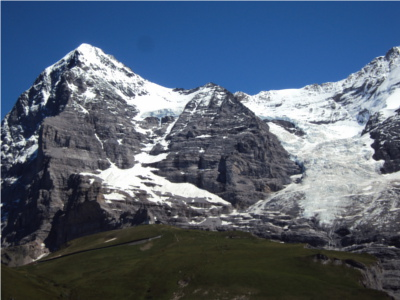
#> input picture test_img/1Hill.JPG, 400 x 300 px
$ python demo_script.py
#> lines starting #> are read from the running program, lines starting #| are printed output that depends on the picture; after the words box and inside, x2 and y2 are one past the last pixel; in counts of white or black regions, pixels touching at a corner belong together
### helper.py
'''
Author: Dewang Sultania, Nanda Kishore
  Date created: 10/31/2018
'''

import numpy as np
from scipy.interpolate import RegularGridInterpolator
import matplotlib.pyplot as plt
from scipy import signal

from corner_detector import corner_detector
from anms import anms
from feat_desc import feat_desc
from feat_match import feat_match
from est_homography import est_homography
from ransac_est_homography import ransac_est_homography
from seamlessCloningPoisson import seamlessCloningPoisson

ALPHA_BLENDING = 0
GRADIENT_BLENDING = 1

def rgb2gray(I_rgb):
    r, g, b = I_rgb[:, :, 0], I_rgb[:, :, 1], I_rgb[:, :, 2]
    I_gray = 0.2989 * r + 0.5870 * g + 0.1140 * b
    return I_gray

class Helper:

    def __init__(self, img_left, img_center, img_right, stitching_mode):
        self.img_left = img_left
        self.img_center = img_center
        self.img_right = img_right
        self.img_left_gray = rgb2gray(img_left)
        self.img_center_gray = rgb2gray(img_center)
        self.img_right_gray = rgb2gray(img_right)
        self.stitching_mode = stitching_mode

    def corner_detectors(self):
        self.cimg_left = corner_detector(self.img_left_gray)
        self.cimg_center = corner_detector(self.img_center_gray)
        self.cimg_right = corner_detector(self.img_right_gray)


    def anms_outputs(self):
        self.x_left, self.y_left, self.rmax_left = anms(\
        self.cimg_left, 250)
        self.x_center, self.y_center, self.rmax_center = anms(\
        self.cimg_center, 250)
        self.x_right, self.y_right, self.rmax_right = anms(\
        self.cimg_right, 250)

    def feature_outputs(self):
        self.features_left = feat_desc(self.img_left_gray, \
        self.x_left, self.y_left)
        self.features_center = feat_desc(self.img_center_gray, \
        self.x_center, self.y_center)
        self.features_right = feat_desc(self.img_right_gray, \
        self.x_right, self.y_right)

    def matches(self):
        self.matches_left_center = feat_match(self.features_left,\
        self.features_center)
        self.matches_center_right = feat_match(self.features_right,\
        self.features_center)

    # [50 lines left out: function plots, not called in this run]

    def stitch_left(self):


        match = self.matches_left_center
        self.x1 = self.x_left[match!=-1]
        self.y1 = self.y_left[match!=-1]
        self.x2 = self.x_center[match[match!=-1]].reshape(-1)
        self.y2 = self.y_center[match[match!=-1]].reshape(-1)
        H, inlier_inds = ransac_est_homography(self.x1, self.y1, self.x2, self.y2\
        , 0.5)

        self.inlier_x1 = self.x1[inlier_inds].reshape(-1)
        self.inlier_x2 = self.x2[inlier_inds].reshape(-1)
        self.inlier_y1 = self.y1[inlier_inds].reshape(-1)
        self.inlier_y2 = self.y2[inlier_inds].reshape(-1)
        H = est_homography(self.inlier_x1, self.inlier_y1, self.inlier_x2, \
        self.inlier_y2)


        corner_pts = np.dot(H, np.array([[0, \
        self.img_left.shape[1], self.img_left.shape[1], 0], \
        [0, 0, self.img_left.shape[0], self.img_left.shape[0]], [1, 1, 1, 1]]))

        corner_pts = corner_pts[:2,:]/corner_pts[2,:]

        top_padding = np.int32(np.amin(corner_pts[1,:]))
        bottom_padding = np.int32(np.amax(corner_pts[1,:]))
        left_padding = np.int32(np.amin(corner_pts[0,:]))
        right_padding = np.int32(np.amax(corner_pts[0,:]))
        paddings = [top_padding, bottom_padding, left_padding, right_padding]
        img_left_interpolator = RegularGridInterpolator((np.arange(\
        self.img_left.shape[0]), np.arange(self.img_left.shape[1])), \
        self.img_left, bounds_error=False, fill_value=0)

        output_shape = (bottom_padding - top_padding, \
        right_padding - left_padding)
        H_inv = np.linalg.inv(H)

        x,y = np.meshgrid(np.arange(top_padding, bottom_padding), \
        np.arange(left_padding, right_padding))
        x = x.flatten()
        y = y.flatten()
        pstns = np.block([[y], [x], [np.ones((1, x.size))]])
        new_pstns = np.dot(H_inv, pstns)
        new_pstns = new_pstns[:2]/new_pstns[2]
        x = new_pstns[0,:].reshape(output_shape[0], output_shape[1], order='F')
        y = new_pstns[1,:].reshape(output_shape[0], output_shape[1], order='F')
        pts = np.dstack((y,x))
        img_left_warped = np.uint8(img_left_interpolator(pts))

        abs_top = min(paddings[0], 0)
        abs_bottom = max(paddings[1], self.img_center.shape[0])
        height = np.abs(abs_bottom - abs_top)
        abs_left = min(paddings[2],0)
        abs_right = max(self.img_center.shape[1], paddings[3])
        width = np.abs(abs_right - abs_left)

        img_left_padded = np.zeros((height, width, 3))
        img_left_padded[paddings[0]-abs_top:paddings[1]-abs_top, \
        paddings[2]-abs_left:paddings[3]-abs_left, :] = img_left_warped
        img_center_padded = np.zeros((height, width, 3))
        img_center_padded[0-abs_top:self.img_center.shape[0]-abs_top, \
        0-abs_left:self.img_center.shape[1]-abs_left:, :] = self.img_center
        paddings = [abs_top, abs_bottom, abs_left, abs_right]

        overlapping_indices = np.logical_and([img_left_padded != 0], \
        [img_center_padded != 0])[0]
        if self.stitching_mode == GRADIENT_BLENDING:
            mask = overlapping_indices[:,:,0]
            src_img = img_center_padded.copy()
            target_img = img_center_padded + img_left_padded
            target_img[overlapping_indices] = 0
            img_stitched = seamlessCloningPoisson(src_img, target_img, mask, 0, 0)
        else:
            img_center_padded[overlapping_indices] = img_center_padded[\
            overlapping_indices]/2
            img_left_padded[overlapping_indices] = img_left_padded[\
            overlapping_indices]/2
            img_stitched = np.uint8((img_center_padded + img_left_padded))

        return img_stitched, paddings

    # [80 lines left out: function stitch_right, not called in this run]

    def execute(self):
        self.corner_detectors()
        self.anms_outputs()
        self.feature_outputs()
        self.matches()
        img_left_stitched, paddings_left = self.stitch_left()
        img_right_stitched, paddings_right = self.stitch_right()
        self.plots()
        return img_left_stitched, paddings_left, img_right_stitched, paddings_right

### corner_detector.py
'''
  File name: corner_detector.py
  Author: Dewang Sultania, Nanda Kishore
  Date created: 10/31/2018
'''

'''
  File clarification:
    Detects corner features in an image. You can probably find free “harris” corner detector on-line,
    and you are allowed to use them.
    - Input img: H × W matrix representing the gray scale input image.
    - Output cimg: H × W matrix representing the corner metric matrix.
'''

from skimage.feature import corner_harris

def corner_detector(img):
    # Your Code Here
    cimg = corner_harris(img, 2, 3, 0.04)
    return cimg

### anms.py
'''
  File name: anms.py
  Author: Dewang Sultania, Nanda Kishore
  Date created: 10/31/2018
'''

'''
  File clarification:
    Implement Adaptive Non-Maximal Suppression. The goal is to create an uniformly distributed
    points given the number of feature desired:
    - Input cimg: H × W matrix representing the corner metric matrix.
    - Input max_pts: the number of corners desired.
    - Outpuy x: N × 1 vector representing the column coordinates of corners.
    - Output y: N × 1 vector representing the row coordinates of corners.
    - Output rmax: suppression radius used to get max pts corners.
'''

import numpy as np
import matplotlib.pyplot as plt

def anms(cimg, max_pts):

    thresh = 0.35

    threshold = np.amin(cimg) + thresh*abs(np.amax(cimg) - np.amin(cimg))
    cimg_thresh = cimg.copy()
    cimg_thresh[cimg > threshold] = 1
    cimg_thresh[cimg_thresh != 1] = 0

    total_features = cimg_thresh[cimg_thresh == 1].size
    if total_features < max_pts:
        print('Please decrease the threshold, there are too few points')
        exit()
    elif total_features > 35000:
        print('Please increase the threshold, there are too many points')
        exit()

    i, j = np.meshgrid(range(cimg_thresh.shape[0]), range(cimg_thresh.shape[1]), indexing='ij')
    i, j = i.astype(float), j.astype(float)
    index_i = i[cimg_thresh == 1].reshape(total_features, 1)
    index_j = j[cimg_thresh == 1].reshape(total_features, 1)
    intensity = cimg[cimg_thresh == 1].reshape(total_features, 1)

    distance_map = (index_i - np.transpose(index_i))**2 + (index_j - np.transpose(index_j))**2

    binary_map = intensity < 0.9*np.transpose(intensity)

    min_radius = binary_map*distance_map
    min_radius[min_radius == 0] = np.inf
    min_radius = np.amin(min_radius, axis=1)
    sorted_indices = np.argsort(min_radius)[::-1]

    min_radius = min_radius[sorted_indices]
    index_i = index_i[sorted_indices]
    index_j = index_j[sorted_indices]

    x = index_j[:max_pts]
    y = index_i[:max_pts]
    rmax = min_radius[max_pts-1]
    return x, y, rmax

### feat_desc.py
'''
  File name: feat_desc.py
  Author: Dewang Sultania, Nanda Kishore
  Date created: 10/31/2018
      '''

'''
  File clarification:
    Extracting Feature Descriptor for each feature point. You should use the subsampled image around each point feature,
    just extract axis-aligned 8x8 patches. Note that it’s extremely important to sample these patches from the larger 40x40
    window to have a nice big blurred descriptor.
    - Input img: H × W matrix representing the gray scale input image.
    - Input x: N × 1 vector representing the column coordinates of corners.
    - Input y: N × 1 vector representing the row coordinates of corners.
    - Outpuy descs: 64 × N matrix, with column i being the 64 dimensional descriptor (8 × 8 grid linearized) computed at location (xi , yi) in img.
'''

import numpy as np
from scipy.signal import convolve2d
from scipy.interpolate import RegularGridInterpolator

def GaussianPDF_1D(mu, sigma, length):

  half_len = length / 2

  if np.remainder(length, 2) == 0:
    ax = np.arange(-half_len, half_len, 1)
  else:
    ax = np.arange(-half_len, half_len + 1, 1)

  ax = ax.reshape([-1, ax.size])
  denominator = sigma * np.sqrt(2 * np.pi)
  nominator = np.exp( -np.square(ax - mu) / (2 * sigma * sigma) )

  return nominator / denominator

'''
  Generate two dimensional Gaussian distribution
  - input mu: the mean of pdf
  - input sigma: the standard derivation of pdf
  - input row: length in row axis
  - input column: length in column axis
  - output: a 2D matrix represents two dimensional Gaussian distribution
'''
def GaussianPDF_2D(mu, sigma, row, col):
  # create row vector as 1D Gaussian pdf
  g_row = GaussianPDF_1D(mu, sigma, row)
  # create column vector as 1D Gaussian pdf
  g_col = GaussianPDF_1D(mu, sigma, col).transpose()
  return convolve2d(g_row, g_col, 'full')

def feat_desc(img, x, y):
    # Your Code Here
    padded_img = np.pad(img, ((19, 20), (19, 20)), mode='symmetric')
    kernel = GaussianPDF_2D(0,1,5,5)
    gaussian_blur = convolve2d(padded_img, kernel, mode='same', boundary='symm')
    N = x.size
    index_i, index_j = np.meshgrid(np.arange(-18, 19, 5), np.arange(-18, 19, 5), indexing='ij')
    index_i = index_i.flatten()
    index_j = index_j.flatten()
    index_i = np.tile(index_i, (N, 1))
    index_j = np.tile(index_j, (N, 1))
    index_i = np.uint32(index_i + y.reshape(N, 1) + 19)
    index_j = np.uint32(index_j + x.reshape(N, 1) + 19)
    descs = gaussian_blur[index_i, index_j]
    descs = (descs - np.mean(descs))/np.std(descs)
    return descs.T

### feat_match.py
'''
  File name: feat_match.py
  Author: Dewang Sultania, Nanda Kishore
  Date created: 10/31/2018
'''

'''
  File clarification:
    Matching feature descriptors between two images. You can use k-d tree to find the k nearest neighbour.
    Remember to filter the correspondences using the ratio of the best and second-best match SSD. You can set the threshold to 0.6.
    - Input descs1: 64 × N1 matrix representing the corner descriptors of first image.
    - Input descs2: 64 × N2 matrix representing the corner descriptors of second image.
    - Outpuy match: N1 × 1 vector where match i points to the index of the descriptor in descs2 that matches with the
                    feature i in descriptor descs1. If no match is found, you should put match i = −1.
'''

import numpy as np
from annoy import AnnoyIndex

def feat_match(descs1, descs2):
    # Your Code Here
    tree = AnnoyIndex(64)
    for index in range(descs2.shape[1]):
        tree.add_item(index, descs2[:,index])
    tree.build(10)
    match = np.zeros((descs1.shape[1], 1))
    distances = np.zeros((descs1.shape[1], 2))
    for index in range(descs1.shape[1]):
        ind, dis = tree.get_nns_by_vector(descs1[:,index], 2, include_distances=True)
        match[index] = np.array(ind[0])
        distances[index, :] = np.array(dis)
    distances = distances[:,0]/distances[:,1]
    match[distances > 0.6] = -1
    return np.int64(match)

### mymosaic.py
'''
  File name: mymosaic.py
  Author: Dewang Sultania, Nanda Kishore
  Date created: 10/31/2018
'''

'''
  File clarification:
    Produce a mosaic by overlaying the pairwise aligned images to create the final mosaic image. If you want to implement
    imwarp (or similar function) by yourself, you should apply bilinear interpolation when you copy pixel values.
    As a bonus, you can implement smooth image blending of the final mosaic.
    - Input img_input: M elements numpy array or list, each element is a input image.
    - Outpuy img_mosaic: H × W × 3 matrix representing the final mosaic image.
'''

import numpy as np
from matplotlib import pyplot as plt

from seamlessCloningPoisson import seamlessCloningPoisson
from helper import Helper

ALPHA_BLENDING = 0
GRADIENT_BLENDING = 1

def mymosaic(img_input):

    img_left = img_input[0]
    img_center = img_input[1]
    img_right = img_input[2]
    mode = ALPHA_BLENDING
    helper_obj = Helper(img_left, img_center, img_right, mode)
    img_left_stitched, paddings_left, img_right_stitched, paddings_right = \
    helper_obj.execute()

    abs_top = min(paddings_left[0], paddings_right[0])
    abs_bottom = max(paddings_left[1], paddings_right[1])
    height = np.abs(abs_bottom - abs_top)
    abs_left = min(paddings_left[2], paddings_right[2])
    abs_right = max(paddings_left[3], paddings_right[3])
    width = np.abs(abs_right - abs_left)

    final_img_stitched_left = np.zeros((height, width, 3))
    final_img_stitched_left[paddings_left[0]-abs_top:paddings_left[1]-abs_top, \
                            paddings_left[2]-abs_left:paddings_left[3]-abs_left, :] = img_left_stitched


    final_img_stitched_right = np.zeros((height, width, 3))
    final_img_stitched_right[paddings_right[0]-abs_top:paddings_right[1]-abs_top, \
                            paddings_right[2]-abs_left:paddings_right[3]-abs_left, :] = img_right_stitched


    overlapping_indices = np.logical_and([final_img_stitched_left != 0], \
    [final_img_stitched_right != 0])[0]
    if mode == 1:
        mask = overlapping_indices[:,:,0]
        src_img = final_img_stitched_left.copy()
        target_img = final_img_stitched_left + final_img_stitched_right
        target_img[overlapping_indices] = 0
        img_mosaic = np.uint8(seamlessCloningPoisson(src_img, target_img, mask, 0, 0))
    else:
        final_img_stitched_right[overlapping_indices] = final_img_stitched_right\
        [overlapping_indices]/2
        final_img_stitched_left[overlapping_indices] = final_img_stitched_left\
        [overlapping_indices]/2
        img_mosaic = np.uint8((final_img_stitched_right + final_img_stitched_left))

    return img_mosaic

### demo_script.py
from PIL import Image
import matplotlib.pyplot as plt
import numpy as np
from scipy.interpolate import RegularGridInterpolator

from corner_detector import corner_detector
from anms import anms
from feat_desc import feat_desc
from feat_match import feat_match
from est_homography import est_homography
from ransac_est_homography import ransac_est_homography
from helper import Helper
from mymosaic import mymosaic

def main():
    folder = 'test_img/'
    filename = '1Hill.JPG'
    img_left = Image.open(folder+filename).convert('RGB')
#> img_left is the input picture: PIL image 400x300 RGB; mean R, G, B 82.9, 95.7, 113.4

    img_left = np.array(img_left)

    filename = '2Hill.JPG'
    img_center = Image.open(folder+filename).convert('RGB')
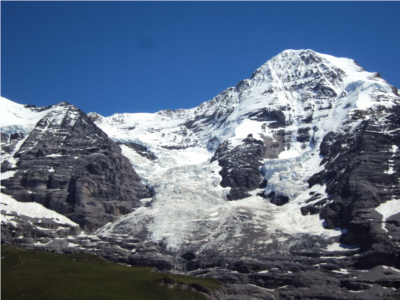
#> input picture test_img/2Hill.JPG, 400 x 300 px
#> img_center is the input picture: PIL image 400x300 RGB; mean R, G, B 93, 108.6, 131

    img_center = np.array(img_center)

    filename = '3Hill.JPG'
    img_right = Image.open(folder+filename).convert('RGB')
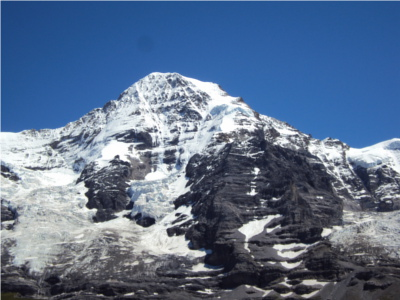
#> input picture test_img/3Hill.JPG, 400 x 300 px
#> img_right is the input picture: PIL image 400x300 RGB; mean R, G, B 93.1, 113.3, 142.2
    img_right = np.array(img_right)

    imgs = np.array(np.zeros((3)), dtype=object)
    imgs[0] = img_left
    imgs[1] = img_center
    imgs[2] = img_right

    img_mosaic = mymosaic(imgs)
#> in anms, `threshold = np.amin(cimg) + thresh*abs(np.amax(cimg) - np.amin(cimg))`: threshold = 44970.3
#> in anms, `cimg_thresh[cimg > threshold] = 1`: cimg_thresh: shape (300, 400) float64; min 0.00177, max 44960.1, mean 3614.3
#> in anms, `cimg_thresh[cimg_thresh != 1] = 0`:
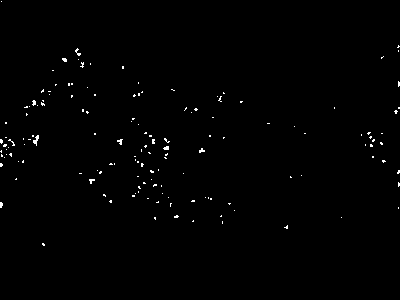
#> cimg_thresh: shape (300, 400) float64; values 0 (black) and 1 (white), 0.66% white in thin lines or dots, all inside (x1, y1, x2, y2) = (0, 1, 400, 246)
#> in anms, `index_i = i[cimg_thresh == 1].reshape(total_features, 1)`: index_i = 786 values from 1 to 245
#> in anms, `index_j = j[cimg_thresh == 1].reshape(total_features, 1)`: index_j = 786 values, max 399 at index 3, min 0 at index 320, mean 147.5
#> in anms, `intensity = cimg[cimg_thresh == 1].reshape(total_features, 1)`: intensity = 786 values, max 128486.7 at index 597, min 44975.2 at index 685, mean 57386.8
#> in anms, `binary_map = intensity < 0.9*np.transpose(intensity)`: binary_map: shape (786, 786) bool; 31.6% white in thin lines or dots
#> in anms, `sorted_indices = np.argsort(min_radius)[::-1]`: sorted_indices = 786 values, max 785 at index 785, min 0 at index 20, mean 392.5
#> in anms, `index_i = index_i[sorted_indices]`: index_i = 786 values, max 245 at index 591, min 1 at index 20, mean 140
#> in anms, `index_j = index_j[sorted_indices]`: index_j = 786 values, max 399 at index 335, min 0 at index 365, mean 147.5
#> in anms, `x = index_j[:max_pts]`: x = 250 values, max 398 at index 0, min 1 at index 2, mean 159.3
#> in anms, `y = index_i[:max_pts]`: y = 250 values, max 244 at index 28, min 1 at index 20, mean 139.4
#> in anms, `rmax = min_radius[max_pts-1]`: rmax = 25
#> in anms_outputs, `self.x_left, self.y_left, self.rmax_left = anms(\ self.cimg_left, 250)`: self.x_left has the same summary as x in anms; self.y_left has the same summary as y in anms
#> in anms (call 2), `cimg_thresh[cimg > threshold] = 1`: cimg_thresh: shape (300, 400) float64; min 0.0129, max 56648.9, mean 4350.6
#> in anms (call 2), `cimg_thresh[cimg_thresh != 1] = 0`: cimg_thresh: shape (300, 400) float64; values 0 (black) and 1 (white), 0.34% white in thin lines or dots, all inside (x1, y1, x2, y2) = (0, 71, 400, 272)
#> in anms (call 2), `binary_map = intensity < 0.9*np.transpose(intensity)`: binary_map: shape (408, 408) bool; 31.2% white in thin lines or dots
#> in anms_outputs, `self.x_center, self.y_center, self.rmax_center = anms(\ self.cimg_cent..`: self.x_center = 250 values, max 399 at index 16, min 0 at index 197, mean 247.3; self.y_center = 250 values, max 271 at index 15, min 71 at index 27, mean 162.3; self.rmax_center = 1
#> call 3 of anms, with max_pts = 250
#> in anms (call 3), `threshold = np.amin(cimg) + thresh*abs(np.amax(cimg) - np.amin(cimg))`: threshold = 47187.8
#> in anms (call 3), `cimg_thresh[cimg > threshold] = 1`:
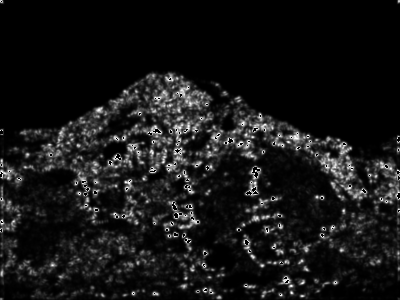
#> cimg_thresh: shape (300, 400) float64; min 0.12, max 47179.5, mean 4161.6; drawn with min black and max white
#> in anms (call 3), `cimg_thresh[cimg_thresh != 1] = 0`: cimg_thresh: shape (300, 400) float64; values 0 (black) and 1 (white), 0.57% white in thin lines or dots
#> in anms (call 3), `index_i = i[cimg_thresh == 1].reshape(total_features, 1)`: index_i = 690 values from 1 to 294
#> in anms (call 3), `index_j = j[cimg_thresh == 1].reshape(total_features, 1)`: index_j = 690 values, max 399 at index 100, min 0 at index 51, mean 208.9
#> in anms (call 3), `intensity = cimg[cimg_thresh == 1].reshape(total_features, 1)`: intensity = 690 values, max 134822.2 at index 68, min 47192.9 at index 685, mean 60410.4
#> in anms (call 3), `binary_map = intensity < 0.9*np.transpose(intensity)`: binary_map: shape (690, 690) bool; 32% white in thin lines or dots
#> in anms (call 3), `min_radius = binary_map*distance_map`:
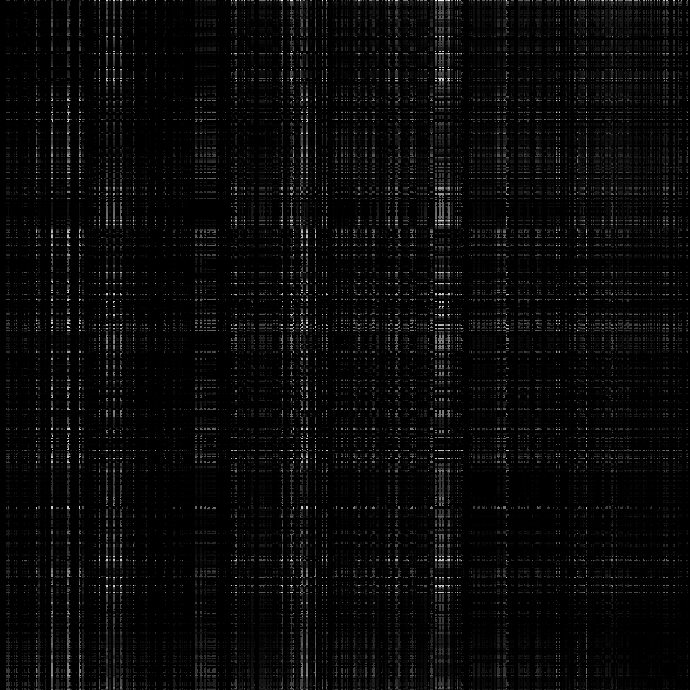
#> min_radius: shape (690, 690) float64; min 0, max 201290, mean 6995.3; drawn with min black and max white
#> in anms (call 3), `sorted_indices = np.argsort(min_radius)[::-1]`: sorted_indices = 690 values, max 689 at index 129, min 0 at index 9, mean 344.5
#> in anms (call 3), `index_i = index_i[sorted_indices]`: index_i = 690 values, max 294 at index 129, min 1 at index 9, mean 183.9
#> in anms (call 3), `index_j = index_j[sorted_indices]`: index_j = 690 values, max 399 at index 3, min 0 at index 386, mean 208.9
#> in anms (call 3), `x = index_j[:max_pts]`: x = 250 values, max 399 at index 3, min 1 at index 1, mean 206.3
#> in anms (call 3), `y = index_i[:max_pts]`: y = 250 values, max 294 at index 129, min 1 at index 9, mean 180.8
#> in anms (call 3), `rmax = min_radius[max_pts-1]`: rmax = 16
#> in anms_outputs, `self.x_right, self.y_right, self.rmax_right = anms(\ self.cimg_right, ..`: self.x_right has the same summary as x in anms; self.y_right has the same summary as y in anms
#> in feat_desc, `index_i = np.uint32(index_i + y.reshape(N, 1) + 19)`: index_i: shape (250, 64) uint32; 226 distinct labels, from 2 to 280
#> in feat_desc (call 2), `index_i = np.uint32(index_i + y.reshape(N, 1) + 19)`:
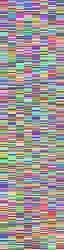
#> index_i: shape (250, 64) uint32; 215 distinct labels, from 72 to 307; one colour per label, 0 black
#> in feat_desc (call 3), `gaussian_blur = convolve2d(padded_img, kernel, mode='same', boundary='..`:
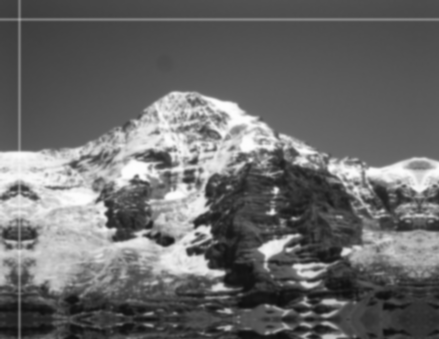
#> gaussian_blur: shape (339, 439) float64; min 14.35, max 253.1, mean 105.6
#> (the call stopped at in feat_match, `tree = AnnoyIndex(64)`: annoy is not available in this run)
    plt.title('Final image')
    plt.imshow(img_mosaic)
    plt.show()

if __name__=="__main__":
#> (the run stopped early here; a loop or call above may not have finished)
